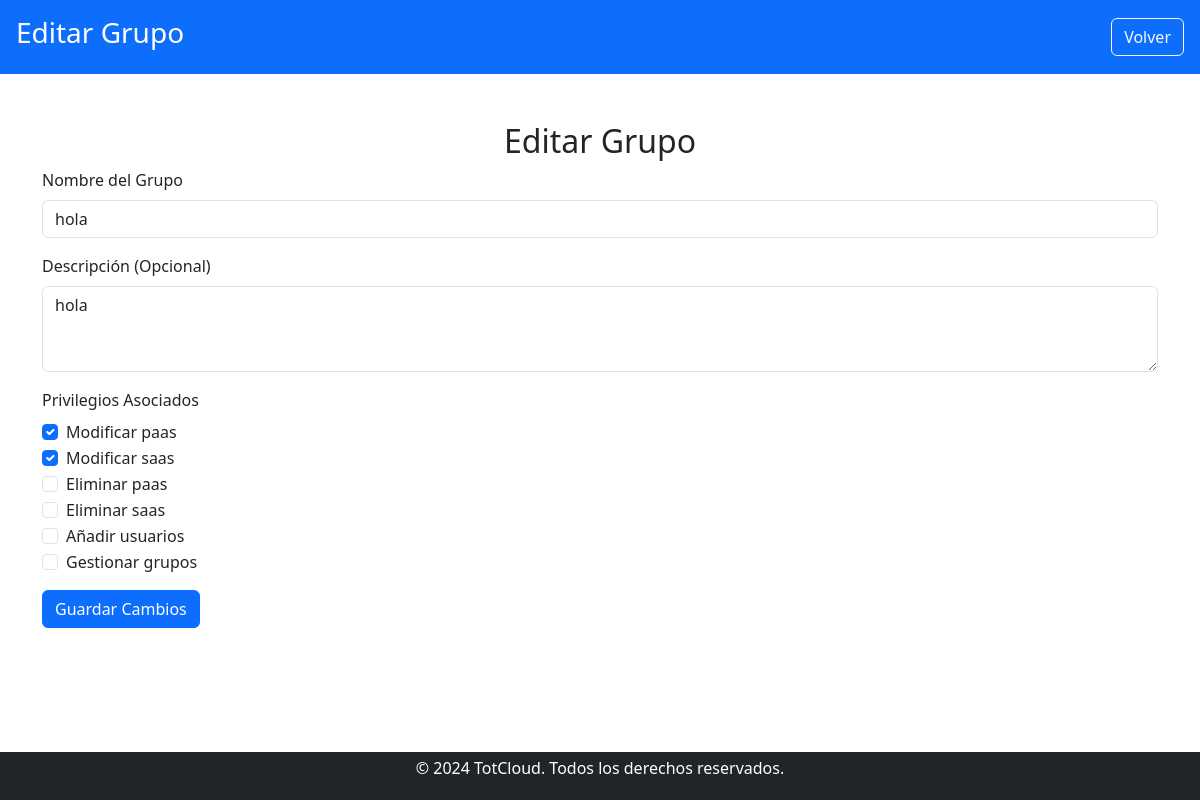
The page /usuario/organizaciones/gestionar_grupos/editar_grupo.php?idGrupo=5&idOrg=5 (signed in) on the database its author committed.
### tables this page shows
CREATE TABLE `grupo` (
  `idGrupo` int(11) NOT NULL,
  `Nombre` varchar(100) NOT NULL,
  `Descripcion` text DEFAULT NULL,
  `idOrg` int(11) NOT NULL
);

CREATE TABLE `privilegio` (
  `idPrivilegio` int(11) NOT NULL,
  `Nombre` varchar(100) NOT NULL,
  `Descripcion` text DEFAULT NULL
);

### public/usuario/organizaciones/gestionar_grupos/editar_grupo.php (the view, shortened to what this page needs)
<?php
include '../../../../includes/db_connect.php';
$idGrupo = intval($_GET['idGrupo']);
$idOrganizacion = intval($_GET['idOrg']);
$query_group = "SELECT * FROM grupo WHERE idGrupo = ? AND idOrg = ?";
$stmt_group = $conn->prepare($query_group);
$stmt_group->bind_param('ii', $idGrupo, $idOrganizacion);
$stmt_group->execute();
$result_group = $stmt_group->get_result();
$group = $result_group->fetch_assoc();
$query_privileges_group = "SELECT idPriv FROM r_grup_priv WHERE idGrup = ?";
$stmt_privileges_group = $conn->prepare($query_privileges_group);
$stmt_privileges_group->bind_param('i', $idGrupo);
$stmt_privileges_group->execute();
$result_privileges_group = $stmt_privileges_group->get_result();
$privileges_group = [];
while ($priv = $result_privileges_group->fetch_assoc()) {
    $privileges_group[] = $priv['idPriv'];
}
$query_all_privileges = "
    SELECT * FROM privilegio
    WHERE Nombre NOT IN ('Contratar paas', 'Contratar saas')";
$result_all_privileges = $conn->query($query_all_privileges);
?>
<!DOCTYPE html>
<html lang="es">
<head>
    <link href="https://cdn.jsdelivr.net/npm/bootstrap@5.3.0/dist/css/bootstrap.min.css" rel="stylesheet">
    <link href="../../../css/estilos.css" rel="stylesheet">
</head>
<body>
    <header class="bg-primary text-white d-flex justify-content-between align-items-center p-3">
        <h1 class="h3">Editar Grupo</h1>
        <a href="gestionar_grupos.php?idOrg=<?php echo $idOrganizacion; ?>" class="btn btn-outline-light">Volver</a>
    </header>
    <main class="container my-5">
        <h2 class="text-center">Editar Grupo</h2>
        <form method="POST">
            <div class="mb-3">
                <label for="nombre" class="form-label">Nombre del Grupo</label>
                <input type="text" class="form-control" id="nombre" name="nombre" value="<?php echo htmlspecialchars($group['Nombre']); ?>" required>
            </div>
            <div class="mb-3">
                <label for="descripcion" class="form-label">Descripción (Opcional)</label>
                <textarea class="form-control" id="descripcion" name="descripcion" rows="3"><?php echo htmlspecialchars($group['Descripcion']); ?></textarea>
            </div>
            <div class="mb-3">
                <label for="privilegios" class="form-label">Privilegios Asociados</label>
                <div>
                    <?php while ($priv = $result_all_privileges->fetch_assoc()): ?>
                        <div class="form-check">
                            <input
                                class="form-check-input"
                                type="checkbox"
                                id="privilegio_<?php echo $priv['idPrivilegio']; ?>"
                                name="privilegios[]"
                                value="<?php echo $priv['idPrivilegio']; ?>"
                                <?php echo in_array($priv['idPrivilegio'], $privileges_group) ? 'checked' : ''; ?>>
                            <label class="form-check-label" for="privilegio_<?php echo $priv['idPrivilegio']; ?>">
                                <?php echo htmlspecialchars($priv['Nombre']); ?>
                            </label>
                        </div>
                    <?php endwhile; ?>
                </div>
            </div>
            <button type="submit" class="btn btn-primary">Guardar Cambios</button>
        </form>
    </main>
    <?php include '../../../../includes/footer.php'; ?>
</body>
</html>

### public/css/estilos.css (style rules this page uses)
body { display: flex; flex-direction: column; min-height: 100vh; margin: 0; }
main { flex: 1; }
header { background-color: #007bff; color: white; padding: 1rem 0; text-align: center; }

### rows shown on the page
grupo: nombre "hola", descripcion "hola"
privilegio: idPrivilegio "☑", Nombre "Modificar paas"
privilegio: idPrivilegio "☑", Nombre "Modificar saas"
privilegio: Nombre "Eliminar paas"
privilegio: Nombre "Eliminar saas"
privilegio: Nombre "Añadir usuarios"
privilegio: Nombre "Gestionar grupos"
